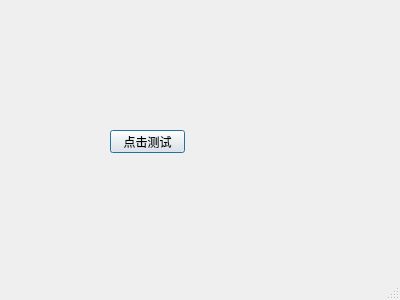
<?xml version="1.0" encoding="UTF-8"?>
<ui version="4.0">
 <class>Dialog</class>
 <widget class="QDialog" name="Dialog">
  <property name="geometry">
   <rect>
    <x>0</x>
    <y>0</y>
    <width>400</width>
    <height>300</height>
   </rect>
  </property>
  <property name="windowTitle">
   <string>Dialog</string>
  </property>
  <property name="sizeGripEnabled">
   <bool>true</bool>
  </property>
  <widget class="QPushButton" name="pushButton_test">
   <property name="geometry">
    <rect>
     <x>110</x>
     <y>130</y>
     <width>75</width>
     <height>23</height>
    </rect>
   </property>
   <property name="text">
    <string>点击测试</string>
   </property>
  </widget>
 </widget>
 <resources/>
 <connections>
  <connection>
   <sender>pushButton_test</sender>
   <signal>clicked()</signal>
   <receiver>Dialog</receiver>
   <slot>slotClicked()</slot>
   <hints>
    <hint type="sourcelabel">
     <x>177</x>
     <y>151</y>
    </hint>
    <hint type="destinationlabel">
     <x>184</x>
     <y>188</y>
    </hint>
   </hints>
  </connection>
 </connections>
 <slots>
  <slot>slotClicked()</slot>
 </slots>
</ui>
